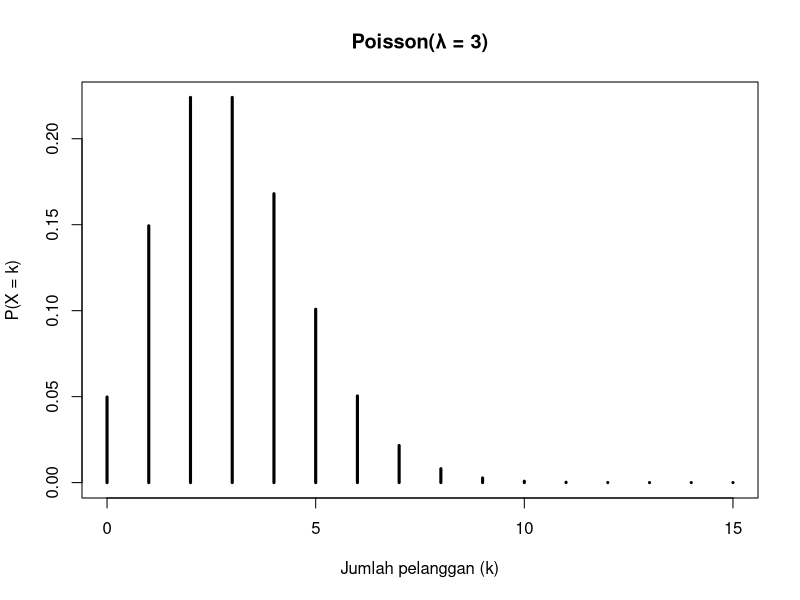
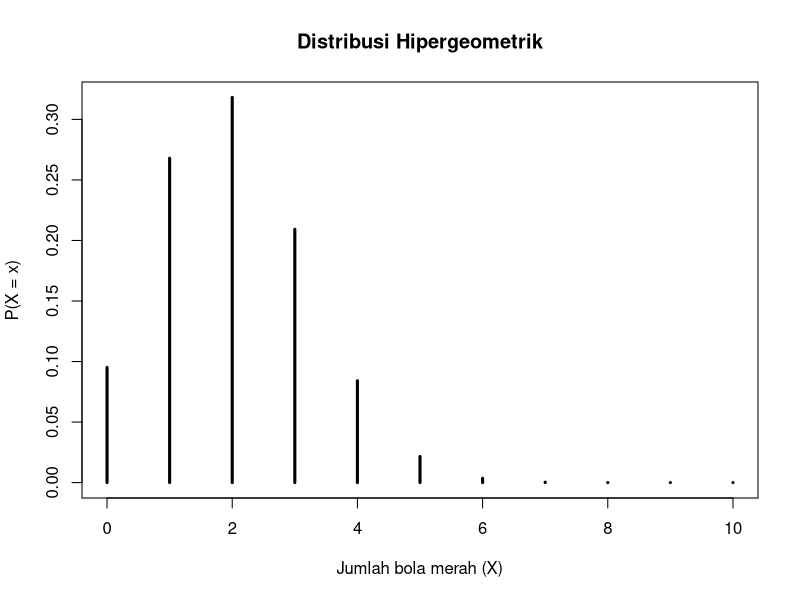
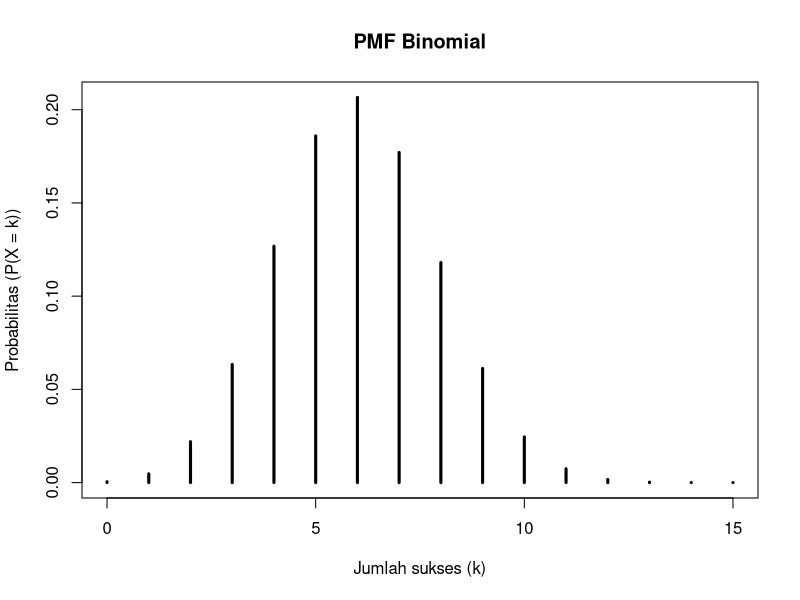
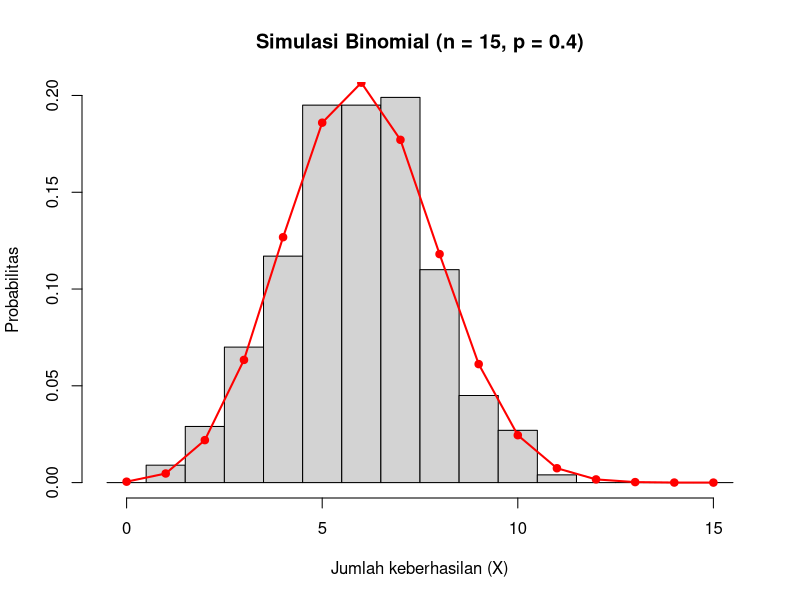

Reproduce these figures in R, in order.
#1. Jika rata-rata pelanggan datang ke toko adalah 3 orang per jam, 
#modelkan dengan Poisson dan hitung P(X≥5)
lambda <- 3
x <- 0:15
pmf <- dpois(x, lambda)
#Membuat grafik PMF Poisson
#Setiap garis menunjukkan peluang jumlah pelanggan tertentu dalam satu jam
plot(x, pmf, type = "h", lwd = 3,
     main = "Poisson(λ = 3)",
     xlab = "Jumlah pelanggan (k)",
     ylab = "P(X = k)")
#Menghitung P(X≥5)
Poisson_pelanggan <- 1 - ppois(4, lambda)
Poisson_pelanggan

#2. Dari 100 bola (20 berwarna merah), 
#diambil 10 tanpa pengembalian. 
#Modelkan jumlah bola merah yang diambil dengan distribusi yang tepat.
#Sebaran Hipergeometrik
N <- 100    #ukuran populasi
K <- 20    #jumlah sukses di populasi (bola merah = sukses)
n <- 10    #ukuran sampel
#Distribusi jumlah bola merah
x <- 0:n
pmf <- dhyper(x, K, N - K, n)
#Menampilkan PMF
data.frame(x, pmf)
#Membuat grafik
plot(x, pmf,type = "h",lwd = 3,
     main = "Distribusi Hipergeometrik",
     xlab = "Jumlah bola merah (X)",
     ylab = "P(X = x)")

#3. Simulasikan 1.000 percobaan Binomial (n=15,p=0.4)
#dan bandingkan histogram hasil simulasi dengan PMF teoretis.
n <- 15
p <- 0.4
x <- 0:n
#simulasi 1000 percobaan
m <- 1000
samp <- rbinom(m,size = n,prob = p)
#PMF teoritis
pmf_binom <- dbinom(x, size = n, prob = p)
# Grafik PMF teoritis
plot(x, pmf_binom, type = "h", lwd = 3,
     main = "PMF Binomial",
     xlab = "Jumlah sukses (k)",
     ylab = "Probabilitas (P(X = k))")
#Histogram hasil simulasi
hist(samp,
     breaks = seq(-0.5, 15.5, by = 1),
     probability = TRUE,
     main = "Simulasi Binomial (n = 15, p = 0.4)",
     xlab = "Jumlah keberhasilan (X)",
     ylab = "Probabilitas")
#Menambahkan PMF teoretis ke histogram
points(x, pmf_binom, pch = 19, col = "red")
lines(x, pmf_binom, lwd = 2, col = "red")
